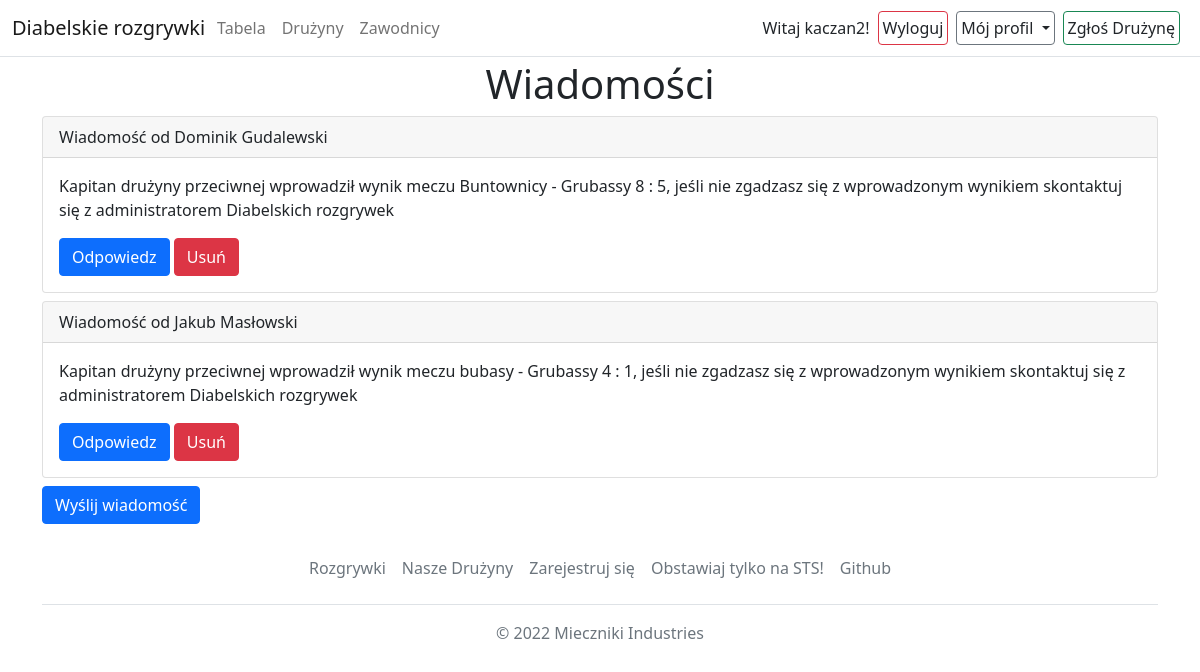
Screenshot of /messages/ (signed in) with the database file from the repository.
### Football/models.py (models this page shows, shortened)
class Message(models.Model):
    sender = models.ForeignKey(Player,on_delete=models.CASCADE,related_name='sender')
    receiver = models.ForeignKey(Player,on_delete=models.CASCADE,related_name='receiver')
    description = models.TextField(max_length=500)

class Player(models.Model):
    user = models.OneToOneField(User,on_delete=models.CASCADE,null=True)
    name = models.CharField(max_length=30)
    surname = models.CharField(max_length=30)
    position = models.ForeignKey(Position,on_delete=models.CASCADE,null=True)
    shirt_number = models.IntegerField(null=True, validators=[MinValueValidator(1),MaxValueValidator(99)])
    team = models.ForeignKey(Team,null=True,on_delete=models.SET_NULL)
    image = models.ImageField(upload_to='images/players/',null=False,default='images/default_profile_picture.jpg')
    captain = models.BooleanField(null=False,default=False)
    mod = models.BooleanField(null=False,default=False)
    def get_absolute_url(self):
        return reverse('football:player_detail',args=[self.id])
    def __str__(self):
        return f'{self.name} {self.surname}'

### Football/views.py (the view, shortened to what this page needs)
# urls.py: path('messages/',views.messages_view,name='messages'),
@login_required(login_url='/login')
def messages_view(request):
    messages = Message.objects.filter(receiver=request.user.player,invite__isnull = True,challenge__isnull=True)
    challenges = Challenge.objects.filter(receiver=request.user.player)
    invites = Invite.objects.filter(receiver=request.user.player)
    return render(request, 'messages/messages.html', {'messages':messages, 'invites':invites,'challenges':challenges})

### Football/ext_methods.py (called while the page is built)
def get_teams(request):
    return {'teams' : Team.objects.all()}

### Football/models.py (called while the page is built)
    def get_absolute_url(self):
        return reverse('football:team_detail',args=[self.slug])

### templates/messages/messages.html (shortened to what this page needs)
{% extends 'base.html' %}
{% block content %}
    <div class="container">
            {% if messages %}
            <h1 class="text-center">Wiadomości</h1>
            {% endif %}
            {% for m in messages %}
                <div class="card mt-2">
                    <div class="card-header">
                        Wiadomość od {{ m.sender }}
                    </div>
                    <div class="card-body">
                        <p class="card-text">{{ m.description }}</p>
                        <div class="d-flex flex-row">
                            <form method="post">
                                <a class="btn btn-primary" href="{% url 'football:send_message' m.sender.id %}">Odpowiedz</a>
                                <button type="submit" name="decline" value="{{ m.id }}" class="btn btn-danger">Usuń</button>
                            </form>
                        </div>
                    </div>
                </div>
            {% endfor %}
                <a href="{% url 'football:send_message' %}" class="btn btn-primary mt-2">Wyślij wiadomość</a>
    </div>
{% endblock %}

### templates/base.html (shortened to what this page needs)
{% load static %}
<!DOCTYPE html>
<html lang="en">
<head>
    <link href="https://cdn.jsdelivr.net/npm/bootstrap@5.1.3/dist/css/bootstrap.min.css" rel="stylesheet">
    {% load static %}
    <link rel="stylesheet" type="text/css" href="{% static 'style.css' %}">
</head>
<body>
    <header class="fixed-top">
        <nav class="navbar navbar-expand-md navbar-light bg-white border-bottom">
            <div class="container-fluid">
                <a class="navbar-brand me-1" href="{% url 'football:home' %}">Diabelskie rozgrywki</a>
                <div class="collapse navbar-collapse " id="navbarCollapse">
                    <ul class="navbar-nav me-auto mb-2 mb-md-0">
                        <li class="nav-item active">
                            <a class="nav-link" aria-current="page" href="{% url "football:table" %}">Tabela</a>
                        </li>
                        <li class="nav-item">
                            <a class="nav-link" href="{% url 'football:all_teams' %}">Drużyny </a>
                        </li>
                        <li class="nav-item">
                            <a class="nav-link" href="{% url 'football:all_players' %}">Zawodnicy </a>
                        </li>
                    </ul>
                        </div>
                    {% if user.is_authenticated %}
                        <span class="me-2 d-sm-block d-none d-sm-none d-md-block ">Witaj {{ user }}!</span><button class = "btn btn-outline-danger me-2 d-sm-block d-none d-sm-none d-md-block p-1"><a class="text-decoration-none text-dark" href = {% url "logout" %}>Wyloguj</a></button>
                        {% if user.player %}
                        <div class="dropdown d-sm-block d-none d-sm-none d-md-block">
                            <a class="dropdown-toggle btn me-2 btn-outline-secondary text-dark dropdown-toggle p-1" href="#" id="id3" role="button"
                                data-bs-toggle="dropdown" aria-expanded="false" >
                                Mój profil
                            </a>
                        </div>
                        {% endif %}
                        <button class="btn btn-outline-success me-2 d-sm-block d-none d-sm-none d-md-block p-1 ">
                            <a class="text-decoration-none text-dark " href = "{% url "football:register_team" %} ">Zgłoś Drużynę</a>
                        </button>
                    {% else %}
                        <button class="btn btn-outline-success me-2 "><a href = "{% url "login" %}" class="text-decoration-none text-dark">Zaloguj się</a></button>
                    {% endif %}
            </div>
        </nav>
    </header>
    <div id="content" class="container-fluid p-0">{% block content %} {% endblock %}</div>
    <div class="container">
  <footer class="footer mt-4">
    <ul class="nav justify-content-center border-bottom pb-3 mb-3">
      <li class="nav-item"><a href="{% url 'football:home' %}" class="nav-link px-2 text-muted">Rozgrywki</a></li>
      <li class="nav-item"><a href="{% url 'football:all_teams' %}" class="nav-link px-2 text-muted">Nasze Drużyny</a></li>
      <li class="nav-item"><a href="{% url 'users:register' %}" class="nav-link px-2 text-muted">Zarejestruj się</a></li>
      <li class="nav-item"><a href="https://www.sts.pl" class="nav-link px-2 text-muted">Obstawiaj tylko na STS!</a></li>
      <li class="nav-item"><a href="https://github.com/Miecznikk/szkieletowe_pilkanozna" class="nav-link px-2 text-muted">Github</a></li>
    </ul>
    <p class="text-center text-muted">&copy; 2022 Mieczniki Industries</p>
  </footer>
</div>
</body>
</html>

### templates/base.html (style rules this page uses)
body { padding-top:60px; }

### rows the page displays
Message: sender "Dominik Gudalewski", description "Kapitan drużyny przeciwnej wprowadził wynik meczu Buntownicy - Grubassy 8 : 5, jeśli nie zgadzasz się z wprowadzonym wynikiem skontaktuj się z administratorem Diabelskich rozgrywek", {{ m.id }} 24 (drawn)
Message: sender "Jakub Masłowski", description "Kapitan drużyny przeciwnej wprowadził wynik meczu bubasy - Grubassy 4 : 1, jeśli nie zgadzasz się z wprowadzonym wynikiem skontaktuj się z administratorem Diabelskich rozgrywek", {{ m.id }} 27 (drawn)

### other values shown
{{ user }} "kaczan2"
